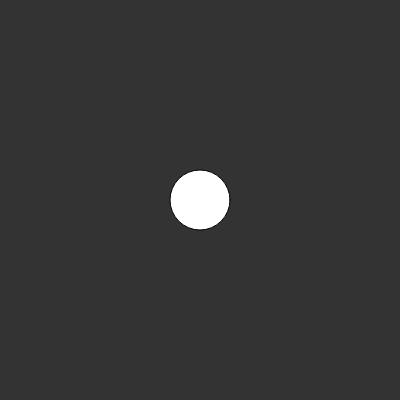
Frame 1 (no input)
Frame 60 (no input): identical to frame 1, image omitted
Frame 120 (the mouse pressed at the canvas centre since frame 60): identical to frame 1, image omitted

The p5.js sketch that drew this single still picture (run headless with seeded random() and noise() and a simulated clock; from frame 60 on, the mouse is pressed at the canvas centre):

// p5.js sketch
// ── sketch.js
//Questo codice sarà eseguito una sola volta all'inizio del programma
function setup() {
  //Questo codice crea un Canvas nella pagina HTML di 400X400 pixel
  createCanvas(400, 400);
}
function draw(){
  //Impostiamo lo sfondo
  background(51);
  //Disegnamo un ellisse sullo schermo. I Primi due parametri sono la x e la y del centro, gli altri due i due raggi.
  ellipse(width/2, height/2, 60, 60);
}
